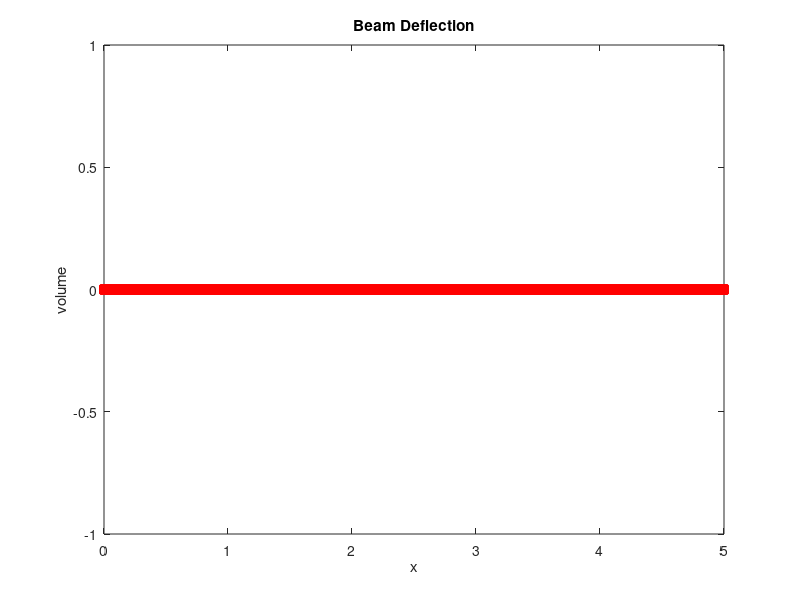

This chart was generated by the following MATLAB code:
%input the value of x
x=input('Enter the distance from the left end\n');
%check if the value of x is valis
while x<0
   fprintf('Reenter the value\n')
   x=input('Enter the distance from the left end\n');
end
%input the value of L
L=input('Enter the length of the beam\n');
%check if the value of L is valid and prompt the user to reenter the value,
%in case L is not valid
while L<0
    fprintf('Reenter the value of the length\n')
    L=input('Enter the length of the beam\n')
end
%take input for a
a=input('Enter the location where the load P is applied\n');
%check if the value of a is valid
while a<0
    fprintf('Reenter the value of the location\n')
    a=input('Enter the location where the load P is applied\n');
end
%take input for E
E=input ('Enter the Young modulus\n');
%check if E is valid
while E<0
     fprintf('Reenter the value of the modulus\n')
     E=input ('Enter the Young modulus\n')
end
%take input for E
I=input ('Enter the second moment of area\n');
%check if I is valid
while I<0
    fprintf('Reenter the value of the moment\n')
    I=input ('Enter the second momemnt of area\n')
end
%take input for P
P=input('Enter the load\n');
%check if P is valid
while P<0
    fprintf('Reenter the value of the load\n')
    P=input('Enter the load\n');
end
fprintf ('The vertical deflection will be calculted for the following values:\n');
fprintf('x=%f\n', x);
fprintf('L=%f\n', L);
fprintf('P=%f\n', P);
fprintf('a=%f\n', a);
fprintf('E=%f\n', E);
fprintf('I=%f\n', I);
V=0;

b=L-a;%compute b, which is the difference between L and a

if (a>=x&& x>=0)%check if x is between 0 and a
    V=(P*b/6/E/I/L)*((-(L^2)+b^2)*x+x^3);%vertical deflection formula
elseif (a<x&&x<=L)%check if x is between a and L
    V=P*b/6/E/I/L*((-L^2+b^2)*x+x^3-L/b*(x-a)^3);%vertical deflection formula
end
fprintf('The vertical deflection is %f', V)



s=0:0.001:L;%increment the distance between 0 and L with the size of the step - 0.001

for i=1:length(s)%in order to compute the volume, x and V must have the same dimension
    %I use length(s) to count the number of steps
    if (a>=s(i)&& s(i)>=0)%check if x is between 0 and a
    V(i)=(P*b/6/E/I/L)*((-(L^2)+b^2)*s(i)+s(i)^3);%vertical deflection formula
    elseif (a<s(i)&&s(i)<=L)%check if x is between a and L
    V(i)=P*b/6/E/I/L*((-L^2+b^2)*s(i)+s(i)^3-L/b*(s(i)-a)^3);%vertical deflection formula
    end
end


plot(s, V, '--rs', 'Linewidth', 1)
%the plot of the values of s and V
%'--rs' colores the plot in red
%using 'linewidth', 1 is assigned to the width of the line
xlabel('x')%x-axis is labeled with the text 'x'
ylabel('volume')%y-axis is labeled with the text 'volume'
title('Beam Deflection')%the name of the table

